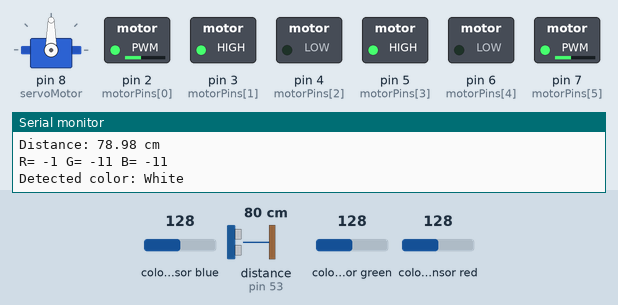
Recording of a sketch running on a simulated Arduino Mega 2560, built with avr-gcc and run on an emulated ATmega2560. Shown: servo, switched loads named in the sketch (green lamp = pin HIGH), the last lines printed to the serial monitor. Wiring (inferred from the names in the program): ultrasonic range finder: trigger pin 52; echo pin 53; TCS3200 colour sensor: output pin 13; S2 pin 11; S3 pin 12; S0 pin 9; S1 pin 10. The inputs (shaded band) are chosen by the test bench; at power-on: colour sensor blue 128, distance to the obstacle (sensor on pin 53) 80 cm, colour sensor green 128, colour sensor red 128. The echo pulse lasts 58.3 µs per cm; pins used as bus, display or sensor lines are not drawn.

Above: at 1.2 s.
1.3 s: colour sensor blue set to 99
4.3 s: colour sensor blue set to 92
At 4.6 s:
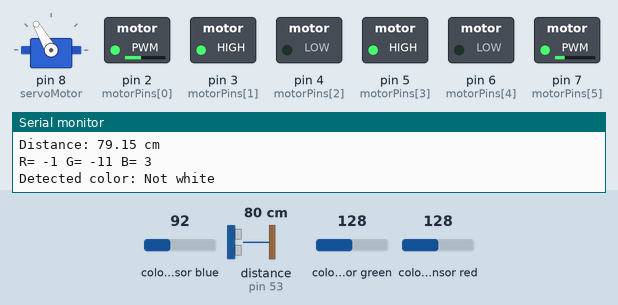
7.3 s: distance to the obstacle (sensor on pin 53) set to 2 cm
Timing chart, 0 to 16.3 s (numbered marks = the images above; inputs shaded):
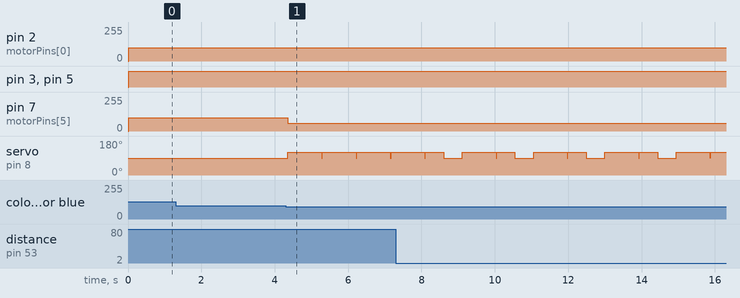

Measured:
- the behaviour switches between 95 and 94 on colour sensor blue (found by bisection; images 0 and 1)
- after the input at 4.3 s, pin 7 (motorPins[5]): 100/255 → 60/255 after 0.06 s; servo on pin 8 (servoMotor): 90° → 120° after 0.06 s

The sketch:

Main_code.ino
```cpp
#include <Servo.h>
#include <SPI.h>

#define S0 9
#define S1 10
#define S2 11
#define S3 12
#define sensorOut 13

#define TRIG_PIN 52
#define ECHO_PIN 53

#define RED_LOW_PARA 40
#define RED_HIGH_PARA 200
#define GREEN_LOW_PARA 50
#define GREEN_HIGH_PARA 300
#define BLUE_LOW_PARA 50
#define BLUE_HIGH_PARA 300

int blue = 0;
int red = 0;
int green = 0;
int frequency = 0;

Servo servoMotor;

int motorPins[6] = {2, 3, 4, 5, 6, 7};
int c = 0;
float deadZone = 0.15;
bool obstacleDetected = false;
int lastCubeColor = 0;

void setup() {
  Serial.begin(9600);
  Serial.println("Starting...");
  servoMotor.attach(8);
  for (int i = 0; i < 6; i++) {
    pinMode(motorPins[i], OUTPUT);
  }
  pinMode(S0, OUTPUT);
  pinMode(S1, OUTPUT);
  pinMode(S2, OUTPUT);
  pinMode(S3, OUTPUT);
  pinMode(sensorOut, INPUT);
  digitalWrite(S0, HIGH);
  digitalWrite(S1, LOW);
  pinMode(TRIG_PIN, OUTPUT);
  pinMode(ECHO_PIN, INPUT);
}

void loop() {
  float distance = getDistance();
  if (distance < 10.0) {
    Serial.println("Obstacle detected by ultrasonic sensor, turning left...");
    turnLeftWithServo();
    delay(500);
  }
  checkColorSensor();
}

float getDistance() {
  digitalWrite(TRIG_PIN, LOW);
  delayMicroseconds(2);
  digitalWrite(TRIG_PIN, HIGH);
  delayMicroseconds(10);
  digitalWrite(TRIG_PIN, LOW);
  long duration = pulseIn(ECHO_PIN, HIGH);
  float distance = duration * 0.034 / 2;
  Serial.print("Distance: ");
  Serial.print(distance);
  Serial.println(" cm");
  return distance;
}

void checkColorSensor() {
  delay(10);
  digitalWrite(S2, LOW);
  digitalWrite(S3, LOW);
  frequency = pulseIn(sensorOut, LOW);
  frequency = map(frequency, RED_HIGH_PARA, RED_LOW_PARA, 255, 0);
  red = frequency;
  digitalWrite(S2, HIGH);
  digitalWrite(S3, HIGH);
  frequency = pulseIn(sensorOut, LOW);
  frequency = map(frequency, GREEN_HIGH_PARA, GREEN_LOW_PARA, 255, 0);
  green = frequency;
  digitalWrite(S2, LOW);
  digitalWrite(S3, HIGH);
  frequency = pulseIn(sensorOut, LOW);
  frequency = map(frequency, BLUE_HIGH_PARA, BLUE_LOW_PARA, 255, 0);
  blue = frequency;
  Serial.print("R= ");
  Serial.print(red);
  Serial.print(" G= ");
  Serial.print(green);
  Serial.print(" B= ");
  Serial.println(blue);

  if (green <= 0 && blue <= 0 && red <= 0) {
    moveRobot(100, 100);
    Serial.println("Detected color: White");
    servoMotor.write(90);
  } else {
    moveRobot(100, 100);
    Serial.println("Detected color: Not white");
    servoMotor.write(120);
    moveRobot(100, 60);
    delay(920);
    c++;
    servoMotor.write(90);
  }
}

void turnLeftWithServo() {
  servoMotor.write(120);
  delay(500);
  servoMotor.write(90);
}

void moveRobot(int leftSpeed, int rightSpeed) {
  if (leftSpeed >= 0) {
    digitalWrite(motorPins[1], HIGH);
    digitalWrite(motorPins[2], LOW);
  } else {
    digitalWrite(motorPins[1], LOW);
    digitalWrite(motorPins[2], HIGH);
  }

  if (rightSpeed >= 0) {
    digitalWrite(motorPins[3], HIGH);
    digitalWrite(motorPins[4], LOW);
  } else {
    digitalWrite(motorPins[3], LOW);
    digitalWrite(motorPins[4], HIGH);
  }

  analogWrite(motorPins[0], abs(leftSpeed));
  analogWrite(motorPins[5], abs(rightSpeed));
}
```
